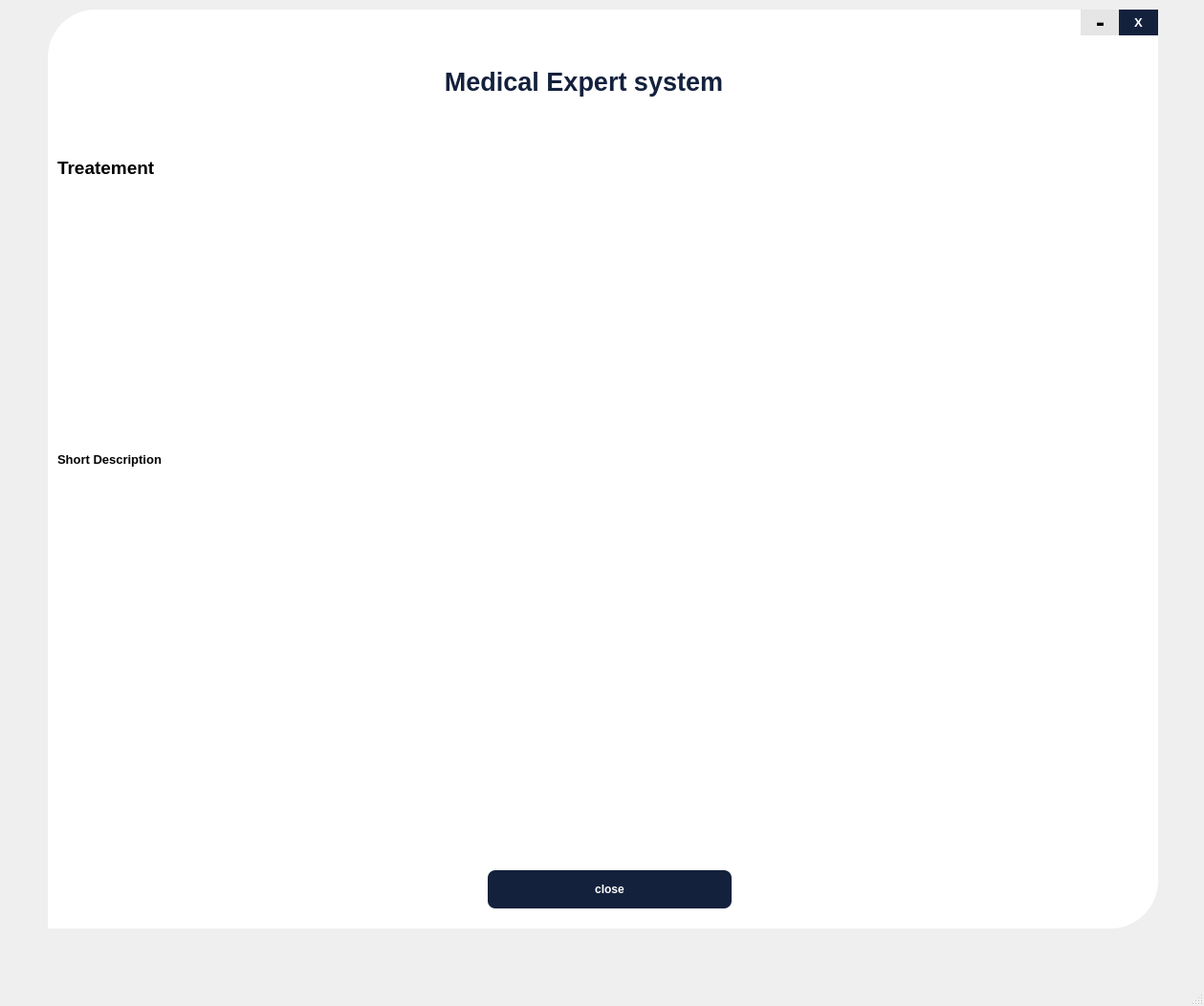
<?xml version="1.0" encoding="UTF-8"?>
<ui version="4.0">
 <class>MainWindow</class>
 <widget class="QMainWindow" name="MainWindow">
  <property name="geometry">
   <rect>
    <x>0</x>
    <y>0</y>
    <width>1259</width>
    <height>1052</height>
   </rect>
  </property>
  <property name="windowTitle">
   <string>MainWindow</string>
  </property>
  <widget class="QWidget" name="centralwidget">
   <widget class="QWidget" name="drop_widget" native="true">
    <property name="geometry">
     <rect>
      <x>10</x>
      <y>0</y>
      <width>1221</width>
      <height>971</height>
     </rect>
    </property>
    <widget class="QLabel" name="label_7">
     <property name="geometry">
      <rect>
       <x>40</x>
       <y>10</y>
       <width>1161</width>
       <height>961</height>
      </rect>
     </property>
     <property name="styleSheet">
      <string notr="true">background-color:rgb(255,255,255);
border-bottom-right-radius:50px;
border-top-left-radius:50px;</string>
     </property>
     <property name="text">
      <string/>
     </property>
    </widget>
    <widget class="QLabel" name="label_8">
     <property name="geometry">
      <rect>
       <x>0</x>
       <y>40</y>
       <width>1201</width>
       <height>91</height>
      </rect>
     </property>
     <property name="font">
      <font>
       <pointsize>20</pointsize>
       <weight>75</weight>
       <bold>true</bold>
      </font>
     </property>
     <property name="styleSheet">
      <string notr="true">color:rgb(20, 33, 61);</string>
     </property>
     <property name="text">
      <string>Medical Expert system</string>
     </property>
     <property name="alignment">
      <set>Qt::AlignCenter</set>
     </property>
     <property name="wordWrap">
      <bool>true</bool>
     </property>
    </widget>
    <widget class="QLabel" name="label_9">
     <property name="geometry">
      <rect>
       <x>50</x>
       <y>150</y>
       <width>771</width>
       <height>51</height>
      </rect>
     </property>
     <property name="font">
      <font>
       <family>MS Shell Dlg 2</family>
       <pointsize>14</pointsize>
       <weight>75</weight>
       <bold>true</bold>
      </font>
     </property>
     <property name="text">
      <string>Treatement</string>
     </property>
    </widget>
    <widget class="QLabel" name="treat">
     <property name="geometry">
      <rect>
       <x>50</x>
       <y>210</y>
       <width>1131</width>
       <height>541</height>
      </rect>
     </property>
     <property name="font">
      <font>
       <family>MS Shell Dlg 2</family>
       <pointsize>10</pointsize>
       <weight>75</weight>
       <bold>true</bold>
      </font>
     </property>
     <property name="text">
      <string>Short Description</string>
     </property>
     <property name="scaledContents">
      <bool>true</bool>
     </property>
     <property name="wordWrap">
      <bool>true</bool>
     </property>
    </widget>
    <widget class="QPushButton" name="end">
     <property name="geometry">
      <rect>
       <x>500</x>
       <y>910</y>
       <width>255</width>
       <height>40</height>
      </rect>
     </property>
     <property name="font">
      <font>
       <pointsize>9</pointsize>
       <weight>75</weight>
       <bold>true</bold>
      </font>
     </property>
     <property name="cursor">
      <cursorShape>PointingHandCursor</cursorShape>
     </property>
     <property name="styleSheet">
      <string notr="true">QPushButton{
border-radius: 8px;
background:#14213d;
height: 30px;
color: #fff;

}
QPushButton:hover{
background-color:rgb(0,0,0);
}
QPushButton:pressed{
padding-top:5px;
padding-left:5px;
}

</string>
     </property>
     <property name="text">
      <string>close</string>
     </property>
    </widget>
    <widget class="QPushButton" name="min_butto_2">
     <property name="geometry">
      <rect>
       <x>1120</x>
       <y>10</y>
       <width>41</width>
       <height>27</height>
      </rect>
     </property>
     <property name="font">
      <font>
       <pointsize>20</pointsize>
       <weight>75</weight>
       <bold>true</bold>
      </font>
     </property>
     <property name="cursor">
      <cursorShape>PointingHandCursor</cursorShape>
     </property>
     <property name="styleSheet">
      <string notr="true">
QPushButton{

border-radius: 13.5px;
background:#e5e5e5;
color: #000;

}
QPushButton:hover{
background-color:#06d6a0;
color:#fff;
}
QPushButton:pressed{
padding-top:5px;
padding-left:5px;
}

</string>
     </property>
     <property name="text">
      <string>-</string>
     </property>
    </widget>
    <widget class="QPushButton" name="cls_button_2">
     <property name="geometry">
      <rect>
       <x>1160</x>
       <y>10</y>
       <width>41</width>
       <height>27</height>
      </rect>
     </property>
     <property name="font">
      <font>
       <pointsize>10</pointsize>
       <weight>75</weight>
       <bold>true</bold>
      </font>
     </property>
     <property name="cursor">
      <cursorShape>PointingHandCursor</cursorShape>
     </property>
     <property name="styleSheet">
      <string notr="true">
QPushButton{

border-radius: 13.5px;
background:#14213d;
color: #fff;

}
QPushButton:hover{
background-color:#e63946;
}
QPushButton:pressed{
padding-top:5px;
padding-left:5px;
}

</string>
     </property>
     <property name="text">
      <string>X</string>
     </property>
    </widget>
   </widget>
  </widget>
  <widget class="QStatusBar" name="statusbar"/>
 </widget>
 <resources/>
 <connections/>
</ui>
